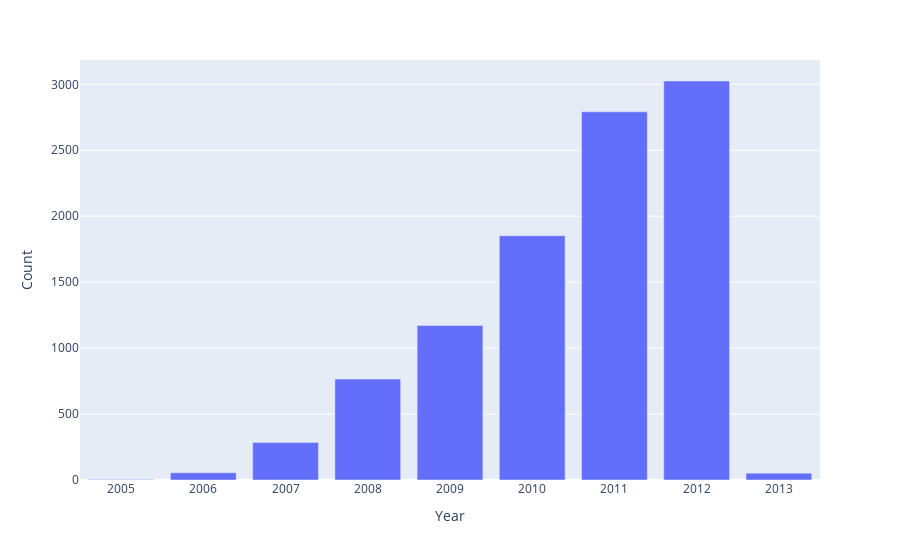

Write notebook code for a chart like this one.
### Code cell
fig = px.bar(dfType, x='Year', y='Count')
fig.show()

### Figure 1 — Plotly figure (JSON) as saved in the notebook; plotly's stock layout.template omitted (floating-point values rounded to 4 significant figures)
{"data": [{"alignmentgroup": "True", "hovertemplate": "Year=%{x}<br>Count=%{y}<extra></extra>", "legendgroup": "", "marker": {"color": "#636efa", "pattern": {"shape": ""}}, "name": "", "offsetgroup": "", "orientation": "v", "showlegend": false, "textposition": "auto", "type": "bar", "x": [2012, 2011, 2010, 2009, 2008, 2007, 2006, 2013, 2005], "xaxis": "x", "y": [3025, 2791, 1852, 1171, 765, 285, 55, 52, 4], "yaxis": "y"}], "layout": {"barmode": "relative", "legend": {"tracegroupgap": 0}, "margin": {"t": 60}, "xaxis": {"anchor": "y", "domain": [0, 1], "title": {"text": "Year"}}, "yaxis": {"anchor": "x", "domain": [0, 1], "title": {"text": "Count"}}}}
